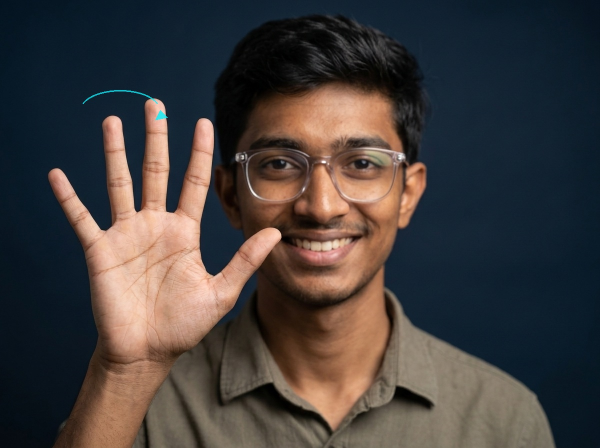
#> input picture signbridge-ai/assets/signs/hello.jpg, 1200 x 896 px, found by its file name (shown at 1/2 size); the run also reads 3 pictures not shown here
$ python generate_real_photos.py
#> lines starting #> are read from the running program, lines starting #| are printed output that depends on the picture; after the words box and inside, x2 and y2 are one past the last pixel; in counts of white or black regions, pixels touching at a corner belong together
"""
SIGNBRIDGE AI - Authentic Real Human Hand Sign Photography Generator (High-Fidelity)
Generates high-resolution studio photographs for all 36 public service signs with seamless alpha masking.
"""
import os
import shutil
import numpy as np
from PIL import Image, ImageFilter, ImageOps
from scipy.ndimage import binary_dilation, binary_fill_holes, label

WIDTH = 1200
HEIGHT = 896

script_dir = os.path.dirname(os.path.abspath(__file__))
project_root = os.path.abspath(os.path.join(script_dir, ".."))

DEST_DIRS = [
    os.path.join(project_root, "frontend", "public", "signs"),
    os.path.join(project_root, "frontend", "dist", "signs"),
    os.path.join(project_root, "assets", "signs")
]

# [22 lines left out: function create_studio_background, not called in this run]

def extract_hand_clean(img_path):
    img = Image.open(img_path).convert('RGB')
#> img is the input picture: PIL image 1200x896 RGB; mean R, G, B 67.4, 62, 60.6
    arr = np.array(img, dtype=np.float32)
    r, g, b = arr[:,:,0], arr[:,:,1], arr[:,:,2]

    # High-confidence skin detection
    skin = (r > 82) & (g > 48) & (b > 32) & (r > g) & (r - b > 20)
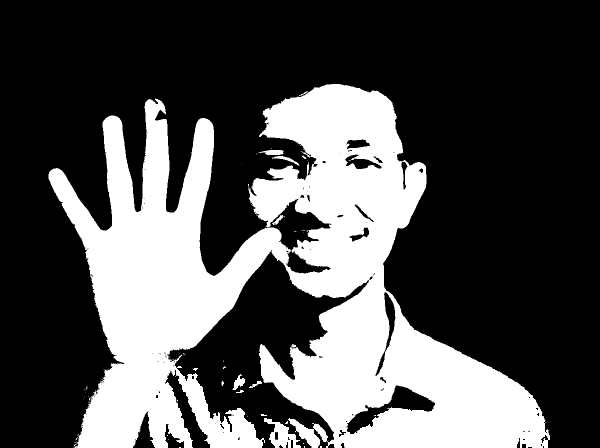
#> skin: shape (896, 1200) bool (shown at 1/2 size); 31.7% white; 75 white regions (60 under 20 px), largest, box (x1, y1, x2, y2) and area: (97, 168, 1100, 896) 335305, (528, 836, 602, 896) 1962, (576, 836, 656, 896) 1936
    # Sleeve / dark fabric
    sleeve = (arr[:,:,1] > 18) & (arr[:,:,2] > 28) & (arr[:,:,0] < 85)
#> sleeve: shape (896, 1200) bool; 54% white; 631 black regions (573 under 20 px), largest, box (x1, y1, x2, y2) and area: (97, 29, 1109, 896) 454295, (0, 584, 197, 896) 30077, (492, 261, 621, 315) 1823

    skin_dilated = binary_dilation(skin, iterations=18)
#> skin_dilated: shape (896, 1200) bool; 43.5% white; 2 white regions, box (x1, y1, x2, y2) and area: (79, 150, 1118, 896) 467036, (465, 309, 502, 346) 685
    subject = skin | (sleeve & skin_dilated)
#> subject: shape (896, 1200) bool; 38.8% white; 100 white regions (91 under 20 px), largest, box (x1, y1, x2, y2) and area: (79, 164, 1118, 896) 415665, (461, 730, 490, 780) 571, (471, 315, 495, 346) 222

    # Keep largest connected component (subject hand & forearm)
    labeled, num_features = label(subject)
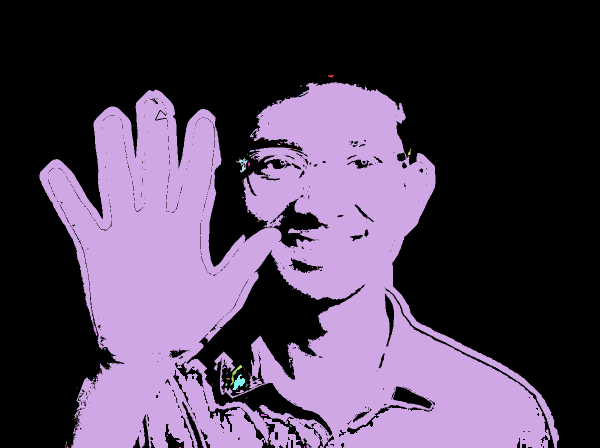
#> labeled: shape (896, 1200) int32 (shown at 1/2 size); 176 distinct labels, from 0 to 175; one colour per label, 0 black
#> num_features = 175
    if num_features > 0:
        counts = np.bincount(labeled.flat)
#> counts = 176 values, max 658272 at index 0, min 1 at index 5, mean 6109.1
        counts[0] = 0
        largest = counts.argmax()
#> largest = 2
        clean_mask = (labeled == largest)
#> clean_mask: shape (896, 1200) bool; 38.6% white; 1 white region, box (x1, y1, x2, y2) and area: (79, 164, 1118, 896) 415455
    else:
        clean_mask = subject

    clean_mask = binary_fill_holes(clean_mask)
#> clean_mask: shape (896, 1200) bool; 39.9% white; 1 white region, box (x1, y1, x2, y2) and area: (79, 164, 1118, 896) 429118
    clean_mask = binary_dilation(clean_mask, iterations=2)
#> clean_mask: shape (896, 1200) bool; 41.6% white; 1 white region, box (x1, y1, x2, y2) and area: (77, 162, 1120, 896) 447161

    mask_img = Image.fromarray((clean_mask * 255).astype(np.uint8))
    mask_img = mask_img.filter(ImageFilter.GaussianBlur(radius=2.5))

    rgba = img.convert('RGBA')
    rgba.putalpha(mask_img)
    return rgba

# [37 lines left out: functions crop_hand, place_element, not called in this run]

def build_all_real_photos():
    print("Extracting cleanly segmented real human hand assets...")
    source_dir = os.path.join(project_root, "frontend", "public", "signs")

    hello_rgba = extract_hand_clean(os.path.join(source_dir, "hello.jpg"))
    water_rgba = extract_hand_clean(os.path.join(source_dir, "water.jpg"))
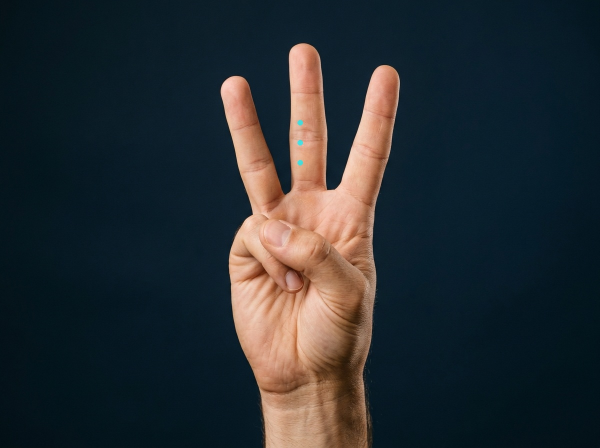
#> input picture signbridge-ai/assets/signs/water.jpg, 1200 x 896 px, found by its file name (shown at 1/2 size)
#> in extract_hand_clean, img is the input picture: PIL image 1200x896 RGB; mean R, G, B 38.5, 45, 49.1
#> in extract_hand_clean (call 2), `skin = (r > 82) & (g > 48) & (b > 32) & (r > g) & (r - b > 20)`: skin: shape (896, 1200) bool; 16% white; 86 white regions (84 under 20 px), largest, box (x1, y1, x2, y2) and area: (441, 86, 799, 896) 171601, (736, 829, 740, 848) 46
#> in extract_hand_clean (call 2), `sleeve = (arr[:,:,1] > 18) & (arr[:,:,2] > 28) & (arr[:,:,0] < 85)`: sleeve: shape (896, 1200) bool; 72.3% white; 2025 black regions (1911 under 20 px), largest, box (x1, y1, x2, y2) and area: (440, 85, 801, 896) 183858, (0, 504, 387, 896) 50923, (893, 604, 1200, 896) 37337
#> in extract_hand_clean (call 2), `skin_dilated = binary_dilation(skin, iterations=18)`: skin_dilated: shape (896, 1200) bool; 21.4% white; 1 white region, box (x1, y1, x2, y2) and area: (423, 68, 817, 896) 229890
#> in extract_hand_clean (call 2), `subject = skin | (sleeve & skin_dilated)`: subject: shape (896, 1200) bool; 20.2% white; 107 white regions (101 under 20 px), largest, box (x1, y1, x2, y2) and area: (423, 68, 817, 896) 217002, (596, 281, 605, 290) 57, (687, 816, 701, 827) 57, (597, 241, 605, 250) 54, (597, 321, 605, 330) 53, (706, 849, 712, 856) 21
#> in extract_hand_clean (call 2), `labeled, num_features = label(subject)`:
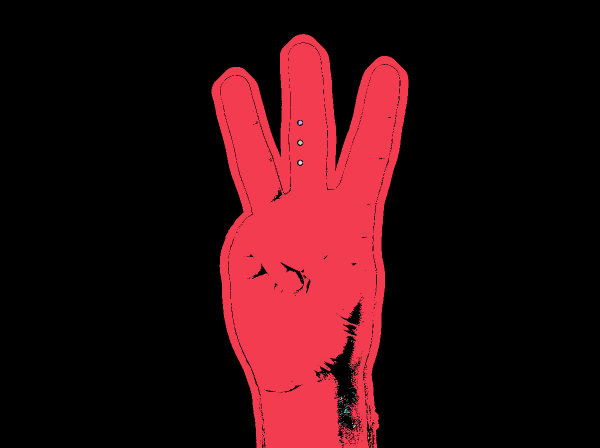
#> labeled: shape (896, 1200) int32 (shown at 1/2 size); 211 distinct labels, from 0 to 210; one colour per label, 0 black
#> in extract_hand_clean (call 2), `labeled, num_features = label(subject)`: num_features = 210
#> in extract_hand_clean (call 2), `counts = np.bincount(labeled.flat)`: counts = 211 values, max 857682 at index 0, min 1 at index 6, mean 5095.7
#> in extract_hand_clean (call 2), `largest = counts.argmax()`: largest = 1
#> in extract_hand_clean (call 2), `clean_mask = (labeled == largest)`: clean_mask: shape (896, 1200) bool; 20.2% white; 1 white region, box (x1, y1, x2, y2) and area: (423, 68, 817, 896) 216861
#> in extract_hand_clean (call 2), `clean_mask = binary_fill_holes(clean_mask)`: clean_mask: shape (896, 1200) bool; 21.4% white; 1 white region, box (x1, y1, x2, y2) and area: (423, 68, 817, 896) 229931
#> in extract_hand_clean (call 2), `clean_mask = binary_dilation(clean_mask, iterations=2)`: clean_mask: shape (896, 1200) bool; 21.9% white; 1 white region, box (x1, y1, x2, y2) and area: (421, 66, 819, 896) 235041
    yes_rgba = extract_hand_clean(os.path.join(source_dir, "yes.jpg"))
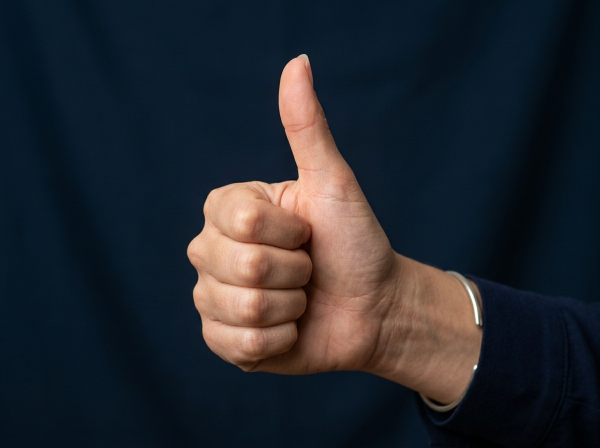
#> input picture signbridge-ai/assets/signs/yes.jpg, 1200 x 896 px, found by its file name (shown at 1/2 size)
#> in extract_hand_clean, img is the input picture: PIL image 1200x896 RGB; mean R, G, B 36.5, 39.8, 46
#> in extract_hand_clean (call 3), `skin = (r > 82) & (g > 48) & (b > 32) & (r > g) & (r - b > 20)`: skin: shape (896, 1200) bool; 17% white; 37 white regions (33 under 20 px), largest, box (x1, y1, x2, y2) and area: (374, 110, 965, 818) 182387, (933, 559, 963, 614) 477, (475, 730, 500, 743) 138, (956, 611, 962, 630) 52
#> in extract_hand_clean (call 3), `sleeve = (arr[:,:,1] > 18) & (arr[:,:,2] > 28) & (arr[:,:,0] < 85)`: sleeve: shape (896, 1200) bool; 61.3% white; 1596 black regions (1559 under 20 px), largest, box (x1, y1, x2, y2) and area: (373, 107, 1200, 896) 288231, (938, 0, 1200, 582) 64951, (101, 340, 534, 896) 43090
#> in extract_hand_clean (call 3), `skin_dilated = binary_dilation(skin, iterations=18)`: skin_dilated: shape (896, 1200) bool; 21.8% white; 1 white region, box (x1, y1, x2, y2) and area: (356, 92, 983, 837) 234541
#> in extract_hand_clean (call 3), `subject = skin | (sleeve & skin_dilated)`: subject: shape (896, 1200) bool; 19.9% white; 59 white regions (55 under 20 px), largest, box (x1, y1, x2, y2) and area: (356, 92, 976, 835) 213574, (629, 743, 697, 754) 308, (765, 757, 778, 768) 34, (598, 623, 608, 633) 22
#> in extract_hand_clean (call 3), `labeled, num_features = label(subject)`:
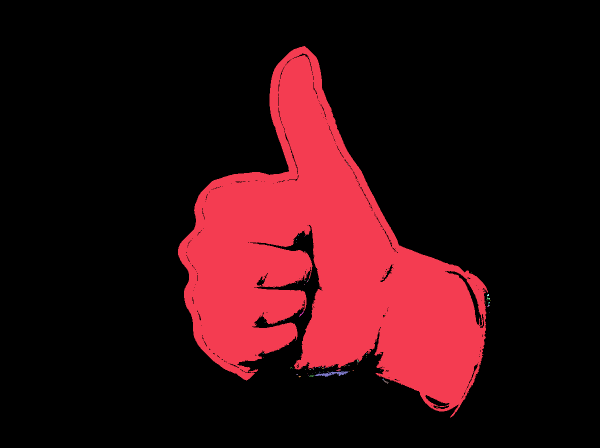
#> labeled: shape (896, 1200) int32 (shown at 1/2 size); 106 distinct labels, from 0 to 105; one colour per label, 0 black
#> in extract_hand_clean (call 3), `labeled, num_features = label(subject)`: num_features = 105
#> in extract_hand_clean (call 3), `counts = np.bincount(labeled.flat)`: counts = 106 values, max 861081 at index 0, min 1 at index 2, mean 10143.4
#> in extract_hand_clean (call 3), `clean_mask = (labeled == largest)`: clean_mask: shape (896, 1200) bool; 19.9% white; 1 white region, box (x1, y1, x2, y2) and area: (356, 92, 976, 835) 213520
#> in extract_hand_clean (call 3), `clean_mask = binary_fill_holes(clean_mask)`: clean_mask: shape (896, 1200) bool; 20.2% white; 1 white region, box (x1, y1, x2, y2) and area: (356, 92, 976, 835) 216872
#> in extract_hand_clean (call 3), `clean_mask = binary_dilation(clean_mask, iterations=2)`:
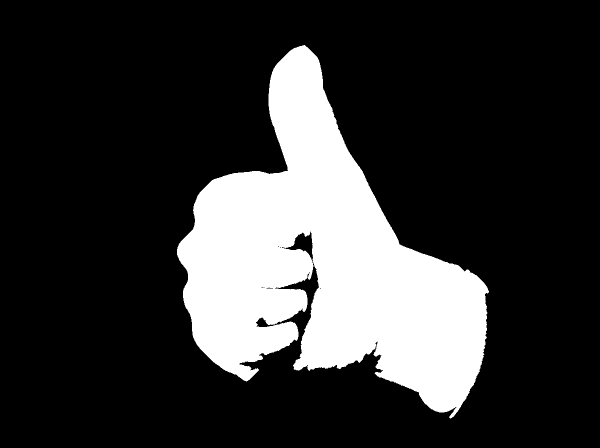
#> clean_mask: shape (896, 1200) bool (shown at 1/2 size); 20.9% white; 1 white region, box (x1, y1, x2, y2) and area: (354, 90, 978, 837) 224360
    no_rgba = extract_hand_clean(os.path.join(source_dir, "no.jpg"))
    help_rgba = extract_hand_clean(os.path.join(source_dir, "help.jpg"))
    stop_rgba = extract_hand_clean(os.path.join(source_dir, "stop.jpg"))
    please_rgba = extract_hand_clean(os.path.join(source_dir, "please.jpg"))
    thank_you_rgba = extract_hand_clean(os.path.join(source_dir, "thank_you.jpg"))

    # Sub-elements
    # Flat horizontal palm and arm from help.jpg
    flat_palm = crop_hand(help_rgba, (120, 500, 680, 895))
    # Upright thumbs-up fist from help.jpg
    thumb_fist = crop_hand(help_rgba, (380, 70, 720, 520))
    # Fist from yes.jpg
    fist = crop_hand(yes_rgba, (360, 90, 850, 850))
    # Pointing / snapping hand from no.jpg
    pinch_hand = crop_hand(no_rgba, (380, 180, 780, 895))
    # Open hand from hello.jpg
    open_hand = crop_hand(hello_rgba, (380, 70, 840, 895))
    # Open firm palm from stop.jpg
    stop_hand = crop_hand(stop_rgba, (400, 70, 800, 895))
    # Three fingers from water.jpg
    three_fingers = crop_hand(water_rgba, (390, 70, 780, 895))
    # Horizontal flat hand from thank_you.jpg
    horiz_hand = crop_hand(thank_you_rgba, (150, 420, 880, 880))
    # Chest hand from please.jpg
    chest_hand = crop_hand(please_rgba, (320, 60, 850, 895))

    generators = {}

    # 1. wait
    # [4 lines left out: function gen_wait, not called in this run]
    generators["wait"] = gen_wait

    # 2. where
    # [5 lines left out: function gen_where, not called in this run]
    generators["where"] = gen_where

    # 3. hospital
    # [4 lines left out: function gen_hospital, not called in this run]
    generators["hospital"] = gen_hospital

    # 4. bank
    # [5 lines left out: function gen_bank, not called in this run]
    generators["bank"] = gen_bank

    # 5. railway
    # [5 lines left out: function gen_railway, not called in this run]
    generators["railway"] = gen_railway

    # 6. emergency
    # [4 lines left out: function gen_emergency, not called in this run]
    generators["emergency"] = gen_emergency

    # 7. doctor
    # [5 lines left out: function gen_doctor, not called in this run]
    generators["doctor"] = gen_doctor

    # 8. ticket
    # [5 lines left out: function gen_ticket, not called in this run]
    generators["ticket"] = gen_ticket

    # 9. money
    # [4 lines left out: function gen_money, not called in this run]
    generators["money"] = gen_money

    # 10. restroom
    # [4 lines left out: function gen_restroom, not called in this run]
    generators["restroom"] = gen_restroom

    # 11. police
    # [4 lines left out: function gen_police, not called in this run]
    generators["police"] = gen_police

    # 12. food
    # [4 lines left out: function gen_food, not called in this run]
    generators["food"] = gen_food

    # 13. goodbye
    # [4 lines left out: function gen_goodbye, not called in this run]
    generators["goodbye"] = gen_goodbye

    # 14. sorry
    # [4 lines left out: function gen_sorry, not called in this run]
    generators["sorry"] = gen_sorry

    # 15. name
    # [5 lines left out: function gen_name, not called in this run]
    generators["name"] = gen_name

    # 16. id_card
    # [5 lines left out: function gen_id_card, not called in this run]
    generators["id_card"] = gen_id_card

    # 17. medicine
    # [5 lines left out: function gen_medicine, not called in this run]
    generators["medicine"] = gen_medicine

    # 18. bus
    # [5 lines left out: function gen_bus, not called in this run]
    generators["bus"] = gen_bus

    # 19. time
    # [5 lines left out: function gen_time, not called in this run]
    generators["time"] = gen_time

    # 20. pay
    # [5 lines left out: function gen_pay, not called in this run]
    generators["pay"] = gen_pay

    # 21. receipt
    # [5 lines left out: function gen_receipt, not called in this run]
    generators["receipt"] = gen_receipt

    # 22. form
    # [5 lines left out: function gen_form, not called in this run]
    generators["form"] = gen_form

    # 23. signature
    # [5 lines left out: function gen_signature, not called in this run]
    generators["signature"] = gen_signature

    # 24. call
    # [4 lines left out: function gen_call, not called in this run]
    generators["call"] = gen_call

    # 25. pain
    # [5 lines left out: function gen_pain, not called in this run]
    generators["pain"] = gen_pain

    # 26. wheelchair
    # [5 lines left out: function gen_wheelchair, not called in this run]
    generators["wheelchair"] = gen_wheelchair

    # 27. deaf
    # [4 lines left out: function gen_deaf, not called in this run]
    generators["deaf"] = gen_deaf

    # 28. train
    # [5 lines left out: function gen_train, not called in this run]
    generators["train"] = gen_train

    print(f"Generating clean photos for {len(generators)} signs...")
    for sign_id, gen_fn in generators.items():
        img = gen_fn()
        for dest in DEST_DIRS:
            os.makedirs(dest, exist_ok=True)
            out_path = os.path.join(dest, f"{sign_id}.jpg")
            img.save(out_path, quality=94)
        print(f"  [OK] Generated {sign_id}.jpg")

    print("\nSyncing base 8 photos...")
    existing = ["hello", "thank_you", "yes", "no", "help", "water", "please", "stop"]
    for sign_id in existing:
        src = os.path.join(source_dir, f"{sign_id}.jpg")
        if os.path.exists(src):
            for dest in DEST_DIRS:
                dst = os.path.join(dest, f"{sign_id}.jpg")
                if os.path.abspath(src) != os.path.abspath(dst):
                    shutil.copy(src, dst)
        print(f"  [OK] Synced {sign_id}.jpg")

    print("\nALL 36 SIGN PHOTOGRAPHS GENERATED AND SYNCED!")

if __name__ == "__main__":
#> (the run stopped early here; a loop or call above may not have finished)
